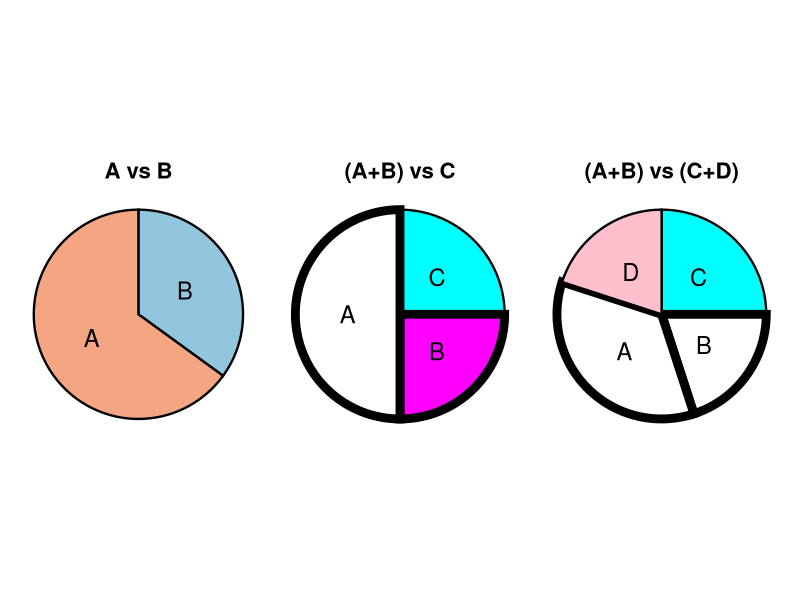

Generate this figure with R:
## ---- chunk 1
#| echo: false
library(knitr)
library(tibble)

# Data with Study_Label and Preference column
study_table <- tribble(
  ~Study_Label, ~Study_Type,       ~Comparison, ~Question,                     ~Measure,                        ~Participants,          ~Trials_per_Participant,       ~Preference,
  "A-exp1",     "Eells (1926)",    "A / (A+B+...)", "Estimate each segment",       "Accuracy, Preference",          "97 psychology students", "15 (Pie + Bar; no repeat)",   "Pie",
  "A-exp2",     "Croxton (1927)",  "A / (A+B)", "Estimate percentage values",  "Accuracy",                      "807 students",           "27 (bar & pie mixed)",        "Pie",
  "B-exp1",     "Von Huhn (1927)", "A / B",     "What is B if A is 1?",        "Accuracy",                      "287 participants",       "2 ratios × 2 chart types",    "Bar",
  "B-exp2",     "Spence (1991)",   "A, A+B, etc.","Which part is largest?",   "Accuracy, Speed",               "Varied (online)",        "Not specified",               "Bar",
  "C-exp1",     "Petersen (1954)", "A / (A+B)", "Estimate proportion",         "Accuracy",                      "86 air force personnel", "3440 responses total",        "Bar",
  "D-exp1",     "Cleveland (1986)","A / (A+B)", "What % is this of standard?", "Accuracy",                      "127 (HS, college, tech)", "210 (6 task types)",          "Bar",
  "E-exp1",     "Simkin & Hastie (1987)", "A / B & A / (A+B)", "Compare or estimate", "Accuracy, Time",       "200 undergraduates",      "90 (timed)",                  "Pie (for A/(A+B))",
  "F-exp1",     "Skau & Kosara (2016)", "A / (A+B)", "What % is the blue part?", "Accuracy",                   "100 MTurk",              "48 (6 chart types × 8)",      "Pie",
  "G-exp1",     "Hill (2025)",     "Ranking, A vs B, A+B", "Rank or estimate", "Accuracy",                     "42 Univ. of Surrey",     "3 experiments",               "Bar"
)

# Display table
kable(
  study_table[, c("Study_Label", "Study_Type", "Comparison", "Question", "Measure", "Participants", "Trials_per_Participant", "Preference")],
  col.names = c("Label", "Citation", "Comparison", "Question", "Measure", "Participants", "Trials/Participant", "Preference"),
  caption = "Summary of Experimental Studies on Chart Perception"
)

## ---- chunk 2
# | echo: false
library(ggplot2)
library(dplyr)
library(patchwork)

# Helper function for pie chart
create_pie <- function(data, fill_colors, title, bold_groups = NULL) {
  data <- data %>%
    mutate(
      fraction = value / sum(value),
      ymax = cumsum(fraction),
      ymin = lag(ymax, default = 0),
      label_pos = (ymin + ymax) / 2,
      border_size = ifelse(label %in% bold_groups, 3, 0.8)
    )

  ggplot(data) +
    geom_rect(aes(ymin = ymin, ymax = ymax, xmin = 0.5, xmax = 1.5,
                  fill = label, size = border_size),
              color = "black", show.legend = FALSE) +
    geom_text(aes(x = 1, y = label_pos, label = label), size = 6) +
    scale_fill_manual(values = fill_colors) +
    scale_size_identity() +
    coord_polar(theta = "y") +
    labs(title = title) +
    theme_void() +
    theme(plot.title = element_text(hjust = 0.5, size = 16, face = "bold"))
}

# Pie 1: A vs B
data1 <- tibble(label = c("B", "A"), value = c(0.35, 0.65))
fill1 <- c("A" = "#f4a582", "B" = "#92c5de")
p1 <- create_pie(data1, fill1, "A vs B")

# Pie 2: (A+B) vs C
data2 <- tibble(label = c("C", "B", "A"), value = c(0.25, 0.25, 0.5))
fill2 <- c("A" = "white", "B" = "#ff00ff", "C" = "#00ffff")
p2 <- create_pie(data2, fill2, "(A+B) vs C", bold_groups = c("A", "B"))

# Pie 3: (A+B) vs (C+D)
data3 <- tibble(label = c("C", "B", "A", "D"), value = c(0.25, 0.20, 0.35, 0.20))
fill3 <- c("A" = "white", "B" = "white", "C" = "#00ffff", "D" = "pink")
p3 <- create_pie(data3, fill3, "(A+B) vs (C+D)", bold_groups = c("A", "B"))

# Combine with patchwork
(p1 | p2 | p3)

